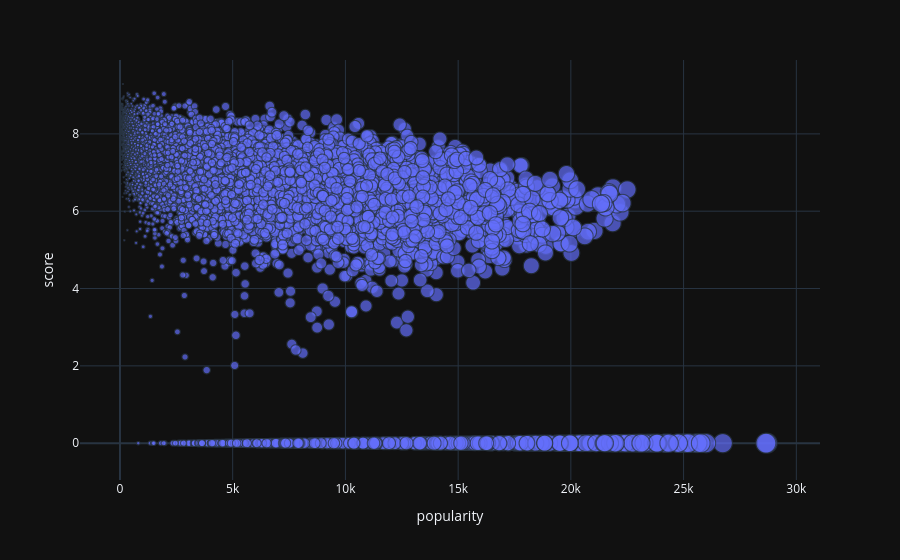

Notebook code cell kept with this figure:
### Markdown cell above
##### Maybe it was expected to see the popularity of an anime to grow with the score, but as we can see it does not. Actually there is a slow curve going down so low popularity does not mean a low score but maybe low advertisement or just a niche product
###### It's interesting how the more popular an anime is the lower the score is, could that be the result of making a product for a larger type of users making it more mainstream and banal

### Code cell
fig = px.scatter(
    dfFav,
    x="popularity",
    y="score",
    text="title",
    hover_name="title",
    size="popularity",
    opacity=0.7
)
fig.update_traces(text = None)

fig.show()

### Figure 1 — Plotly figure (JSON) as saved in the notebook; plotly's stock layout.template omitted (floating-point values rounded to 4 significant figures; data arrays with more than 128 entries replaced by an {"elided": "..."} marker saying what was removed)
{"data": [{"hovertemplate": "<b>%{hovertext}</b><br><br>popularity=%{marker.size}<br>score=%{y}<br>title=%{text}<extra></extra>", "hovertext": {"elided": "10020 str values"}, "legendgroup": "", "marker": {"color": "#636efa", "opacity": 0.7, "size": {"elided": "10020 int values"}, "sizemode": "area", "sizeref": 71.77, "symbol": "circle"}, "mode": "markers+text", "name": "", "showlegend": false, "x": {"elided": "10020 int values"}, "xaxis": "x", "y": {"elided": "10020 float values"}, "yaxis": "y", "type": "scattergl"}], "layout": {"xaxis": {"anchor": "y", "domain": [0.0, 1.0], "title": {"text": "popularity"}}, "yaxis": {"anchor": "x", "domain": [0.0, 1.0], "title": {"text": "score"}}, "legend": {"tracegroupgap": 0, "itemsizing": "constant"}, "margin": {"t": 60}}}
